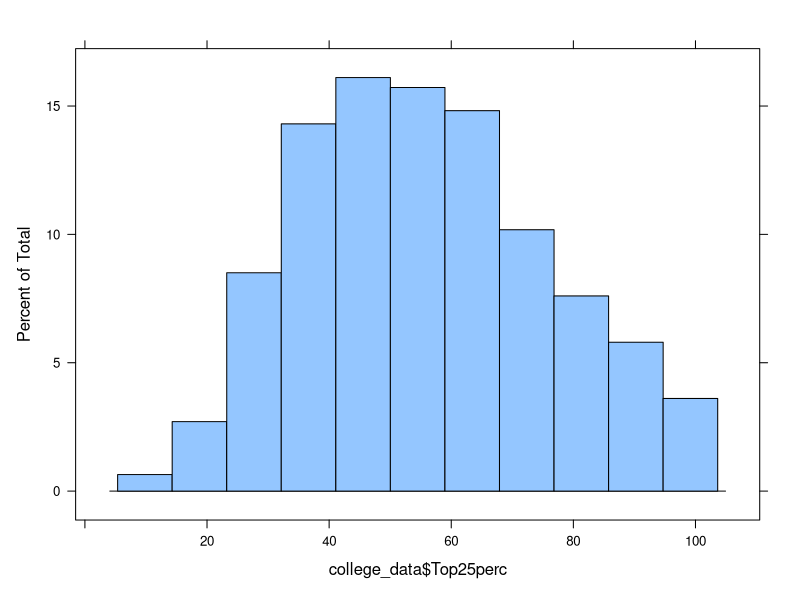
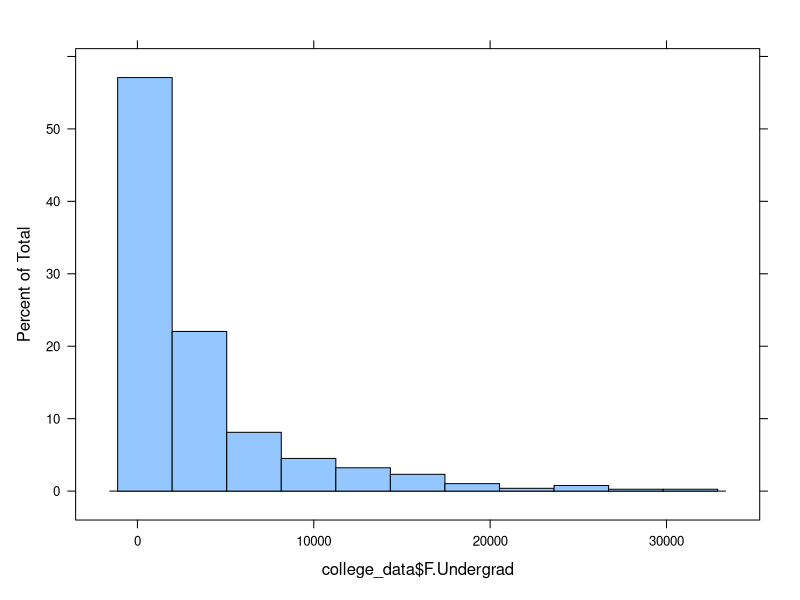
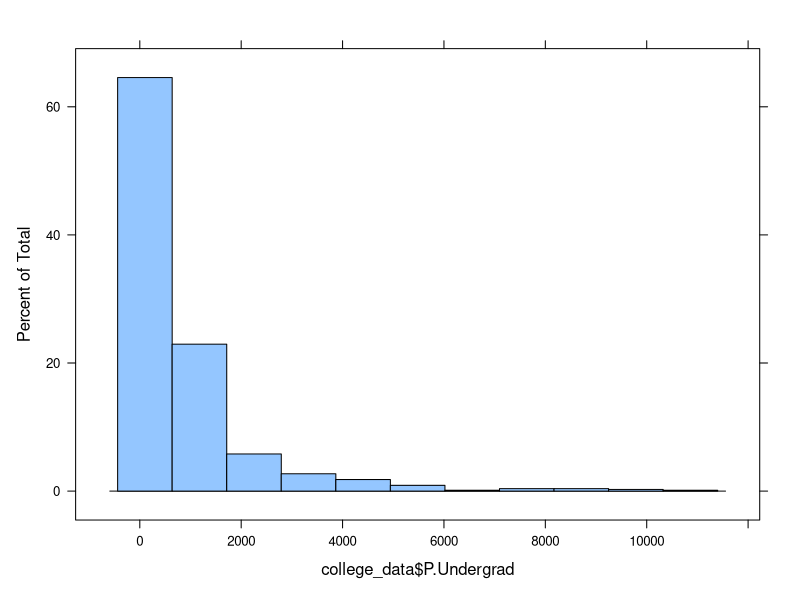
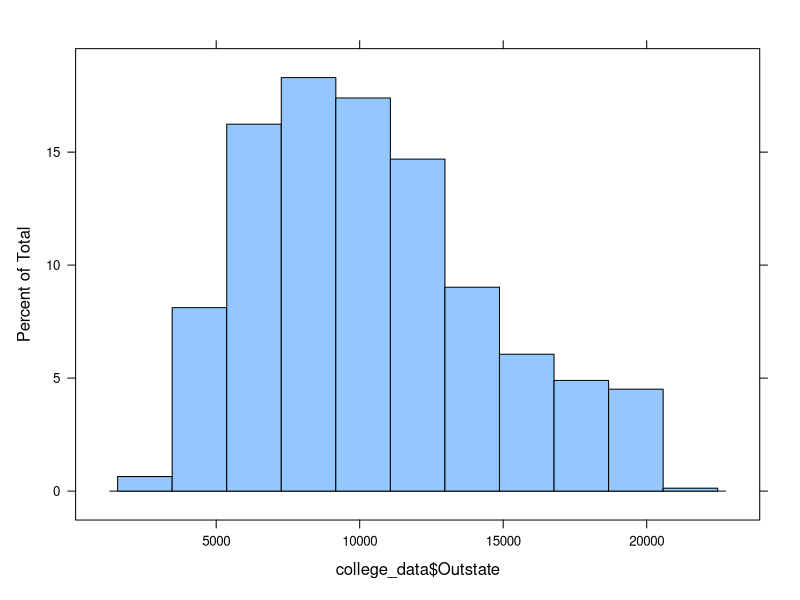
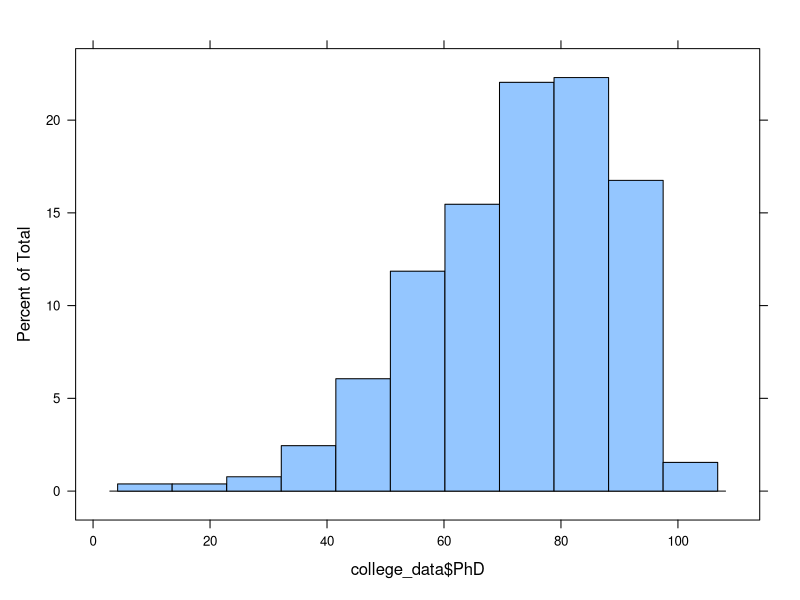
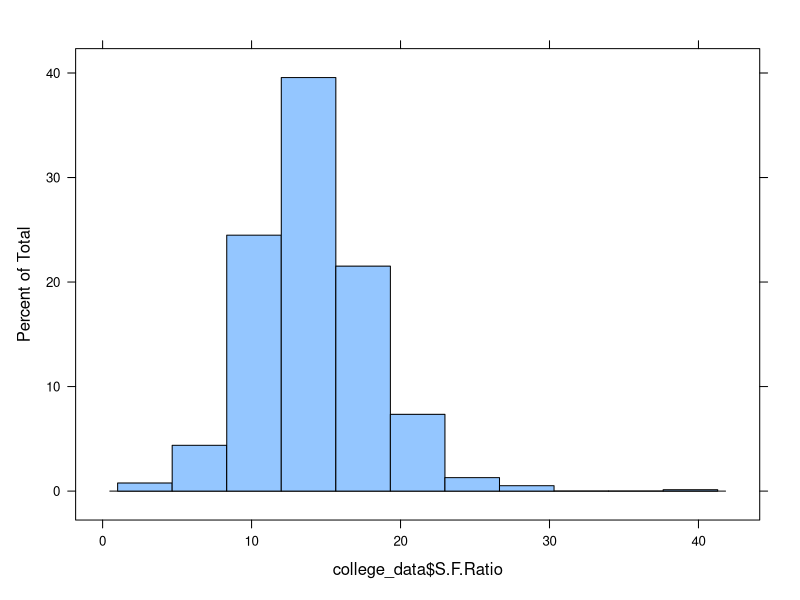
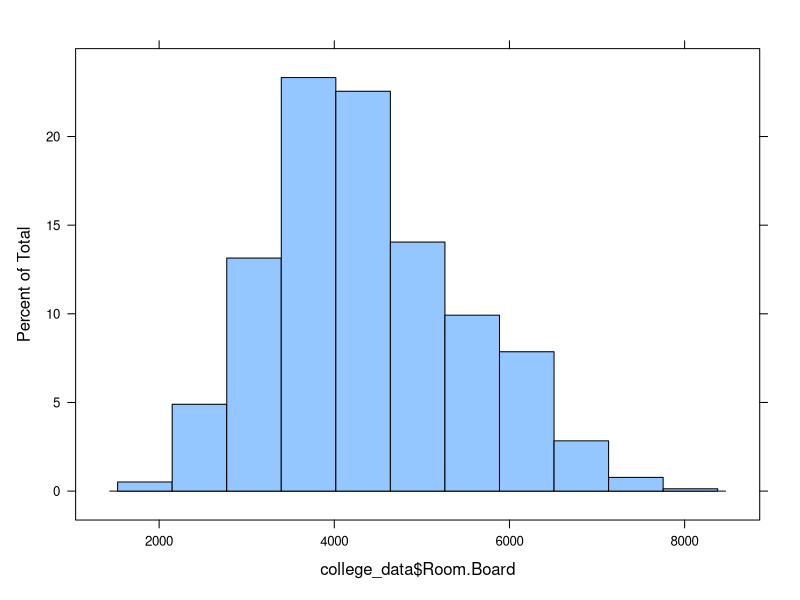
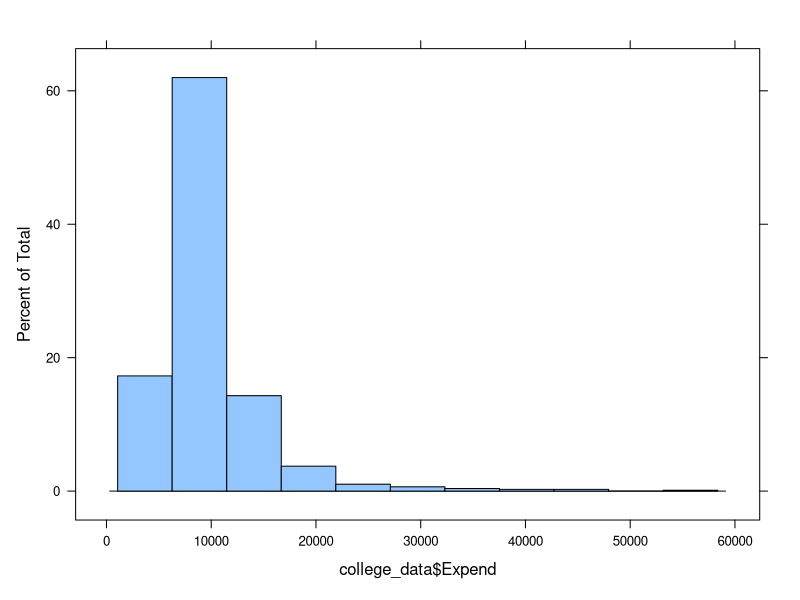

The R source for these figures, in order:
## ---- chunk 1
#Load the U.S. News and World Report's College Data  dataset  in college_data

college_data=read.csv('College_Data.csv', sep=',')
head(college_data)

## ---- chunk 2
#Summary Statistics
summary(college_data)

## ---- chunk 3
#Descriptive Statistics

sd(college_data$Top25perc)
sd(college_data$F.Undergrad)
sd(college_data$P.Undergrad)
sd(college_data$Outstate)
sd(college_data$PhD)
sd(college_data$S.F.Ratio)

## ---- chunk 4
# Adding lattice for plotting
library(lattice)

histogram(college_data$Top25perc)

histogram(college_data$F.Undergrad)

histogram(college_data$P.Undergrad)

histogram(college_data$Outstate)

histogram(college_data$PhD)

histogram(college_data$S.F.Ratio)

histogram(college_data$Room.Board)

histogram(college_data$Expend)

histogram(college_data$Top10perc)


## ---- chunk 5
# To Find the Outliers we used boxplot
require(ggplot2)
boxplot(college_data$F.Undergrad,college_data$P.Undergrad,college_data$Outstate,college_data$S.F.Ratio,names=c("F.Undergrad","P.Undergrad","Outstate","Student Faculty Ratio"))



## ---- chunk 6
#Finding the Skewness
mean.displ=mean(college_data$Top25perc)
median.displ=median(college_data$Top25perc)
skewness_displ=3*(mean.displ-median.displ)/sd(college_data$Top25perc)
skewness_displ

mean.displ=mean(college_data$F.Undergrad)
median.displ=median(college_data$F.Undergrad)
skewness_displ=3*(mean.displ-median.displ)/sd(college_data$F.Undergrad)
skewness_displ


mean.displ=mean(college_data$P.Undergrad)
median.displ=median(college_data$P.Undergrad)
skewness_displ=3*(mean.displ-median.displ)/sd(college_data$P.Undergrad)
skewness_displ

mean.displ=mean(college_data$Outstate)
median.displ=median(college_data$Outstate)
skewness_displ=3*(mean.displ-median.displ)/sd(college_data$Outstate)
skewness_displ

mean.displ=mean(college_data$PhD)
median.displ=median(college_data$PhD)
skewness_displ=3*(mean.displ-median.displ)/sd(college_data$PhD)
skewness_displ

mean.displ=mean(college_data$S.F.Ratio)
median.displ=median(college_data$S.F.Ratio)
skewness_displ=3*(mean.displ-median.displ)/sd(college_data$S.F.Ratio)
skewness_displ

## ---- chunk 7
#Finding the relationship between 2 variables for Dependent variable Enroll
require(lattice)

xyplot(college_data$Enroll~ college_data$Outstate)
xyplot(college_data$Enroll~ college_data$PhD)
xyplot(college_data$Enroll~ college_data$F.Undergrad)
xyplot(college_data$Enroll~ college_data$College.Type)


## ---- chunk 8
#Finding the relationship between 2 variables for Dependent variable Grad.Rate
xyplot(college_data$Grad.Rate~ college_data$F.Undergrad)
xyplot(college_data$Grad.Rate~ college_data$P.Undergrad)
xyplot(college_data$Grad.Rate~ college_data$Top25perc)
xyplot(college_data$Grad.Rate~ college_data$S.F.Ratio)
## ---- chunk 9
# Removing the outliers using transformation for variables F.Undergrad and P.Undergrad which are not 
# normally distributed


#Log Transformation
log.tr_F = log(college_data$F.Undergrad)
log.tr_P = log(college_data$P.Undergrad)
log.tr_Expend = log(college_data$Expend)
log.tr_Top10 = log(college_data$Top10perc)

#Square Transformation
sqrt.tr_F = sqrt(college_data$F.Undergrad)
sqrt.tr_P = sqrt(college_data$P.Undergrad)
sqrt.tr_Expend = log(college_data$Expend)
sqrt.tr_Top10 = log(college_data$Top10perc)

#Inverse Square root Transformation
inv.sqrt.tr_F = 1/sqrt(college_data$F.Undergrad)
inv.sqrt.tr_P = 1/sqrt(college_data$F.Undergrad)
inv.sqrt.tr_Expend = 1/sqrt(college_data$Expend)
inv.sqrt.tr_Top10 = 1/sqrt(college_data$Top10perc)

# Creating histograms for the transformed data for comparison
hist(college_data$F.Undergrad, main = "Raw Data Fulltime Undergrad ")
hist(college_data$P.Undergrad, main = "Raw Data Part time Undergrad ")
hist(college_data$Expend, main = "Raw Data Expenditure ")
hist(college_data$Top10perc, main = "Raw Data Top10Perc ")
hist(log.tr_F, main = "Log Transformtion")
hist(sqrt.tr_F, main = " Square-root Transformation")
hist(inv.sqrt.tr_F, main = "Inverse Square-root Transformation")
hist(log.tr_P, main = "Log Transformtion")
hist(sqrt.tr_P, main = " Square-root Transformation")
hist(inv.sqrt.tr_P, main = "Inverse Square-root Transformation")
hist(log.tr_Expend, main = "Log Transformtion")
hist(sqrt.tr_Expend, main = " Square-root Transformation")
hist(inv.sqrt.tr_Expend, main = "Inverse Square-root Transformation")
hist(log.tr_Top10, main = "Log Transformtion")
hist(sqrt.tr_Top10, main = " Square-root Transformation")
hist(inv.sqrt.tr_Top10, main = "Inverse Square-root Transformation")

#Based on the different transformations, we observed that log transformation is the best fit to remove outliers.

## ---- chunk 10
college_data=cbind(college_data,log.tr_F,log.tr_P,log.tr_Expend,log.tr_Top10)
college_data

## ---- chunk 11
#Creating a Multi linear regression model to predict grad rate for an university
college_data
Grad_data= 
data.frame(college_data$Grad.Rate,
college_data$Outstate,
college_data$PhD,
college_data$log.tr_F,
college_data$log.tr_P,
college_data$Room.Board,
college_data$Books,
college_data$Personal,
college_data$S.F.Ratio,
college_data$perc.alumni,
college_data$log.tr_Expend,
college_data$College.Type,
college_data$Terminal,
college_data$log.tr_Top10,
college_data$Top25perc)

Grad_data

Grad_model = lm(college_data.Grad.Rate~college_data.Outstate+
                college_data.PhD+college_data.log.tr_F+
                college_data.log.tr_P+college_data.Room.Board+
                college_data.Books+college_data.S.F.Ratio+
                college_data.perc.alumni+college_data.log.tr_Expend+
                college_data.College.Type+college_data.Terminal+
                college_data.log.tr_Top10+college_data.Top25perc,data=Grad_data)

Grad_model
anova(Grad_model)

#Dropping less significant variables and recreating the model for grad.rate
Grad_model = lm(college_data.Grad.Rate~college_data.Outstate+
                  college_data.PhD+
                  college_data.log.tr_F+college_data.log.tr_P+college_data.Room.Board             +college_data.log.tr_Top10 +college_data.Top25perc +college_data.College.Type +college_data.log.tr_Expend,data=Grad_data)
Grad_model
#Regression Equation
#Grad.Rate = 84.931097 + 0.001 * college_data.Outstate + 0.022 *college_data.PhD 
# +3.15 *college_data.log.tr_F -1.322 *college_data.log.tr_P + 0.0021 *college_data.Room.Board +2.194 * 
# college_data.Top10perc + 0.1631 *Top25perc - 6.863*college_data.College.TypePublic -8.538*college_data.log.tr_Expend
anova(Grad_model)

# Enroll Model

Enroll_data= data.frame(college_data$Enroll,
college_data$Outstate,
college_data$PhD,
college_data$log.tr_F,
college_data$log.tr_P,
college_data$Room.Board,
college_data$Books,
college_data$Personal,
college_data$S.F.Ratio,
college_data$perc.alumni,
college_data$log.tr_Expend,
college_data$College.Type,
college_data$Terminal,
college_data$log.tr_Top10,
college_data$Top25perc)

Enroll_data

Enroll_model = lm(college_data.Enroll~college_data.Outstate+
                college_data.PhD+college_data.log.tr_F+
                college_data.log.tr_P+college_data.Room.Board+
                college_data.Books+college_data.S.F.Ratio+
                college_data.perc.alumni+college_data.log.tr_Expend+
                college_data.College.Type+college_data.Terminal+
                college_data.log.tr_Top10+college_data.Top25perc,data=Enroll_data)

anova(Enroll_model)

# Dropping less significant variables and recreating the model for enroll

Enroll_model = lm(college_data.Enroll~college_data.log.tr_F+college_data.S.F.Ratio +college_data.Outstate
+ college_data.PhD +college_data.log.tr_Expend,data=Enroll_data)
Enroll_model
anova(Enroll_model)

#Regression Line for Enroll_model
# Enroll = -6.966 + 7.672 * Grad_data.college_data.log.tr_F -8.934 *college_data.S.F.Ratio -2.72 
# *college_data.Outstate -1.387*college_data.PhD + 2.641 *college_data.log.tr_Expend

## ---- chunk 12
# Using Numerical variables and Predicting the college type 
require(class)
college_data=read.csv('College_Data.csv', sep=',')
college_data
college_data=cbind(college_data,Grad_data$college_data.log.tr_P)
college_data
college_data=cbind(college_data,Grad_data$college_data.log.tr_F)
college_data

# To normalize the data creating a function for reuse
normalize<-function(x){
  (x-min(x))/(max(x)-min(x))
}

# Taking the indepdendent variable which affects risk factor and normalizing the data
input=college_data[,c('Grad_data$college_data.log.tr_F','Grad_data$college_data.log.tr_P','Top25perc','S.F.Ratio')]
input.norm<-sapply(input, normalize)

# Assinging the predicting variable to label
label<-college_data$College.Type
set.seed(1234)

# Applying the sampling strategy 
indicies=sample(1:2,length(college_data$College.Type), replace = T, prob=c(.8,.2))
indicies

# Assigning the values for training and Testing variable
training.input=input.norm[indicies==1, ]
training.input
training.label=label[indicies==1]
training.label
testing.input=input.norm[indicies==2,]
testing.input
testing.label=label[indicies==2]
testing.label
require(class)

set.seed(1234)

#Applying Knn Model 
predicted.label<-knn(train=training.input, cl=training.label, test=testing.input, k=27)
predicted.label

# Comparing predicted label and testing label
data.frame(predicted.label, testing.label)

#Shows the Proportions of college type variable
prop.table(table(college_data$College.Type))

# Predictive statistics for the Model
table(predicted.label,testing.label)
#Total Private college type 117 and 111 times the model predicted correctly.
#Total Public college was 48 and 38 times the model predicted correctly.

# Getting the percentage of accuracy for the model
accuracy=sum(predicted.label==testing.label)/length(predicted.label) 
accuracy
# 90% of time the model gives correct output
